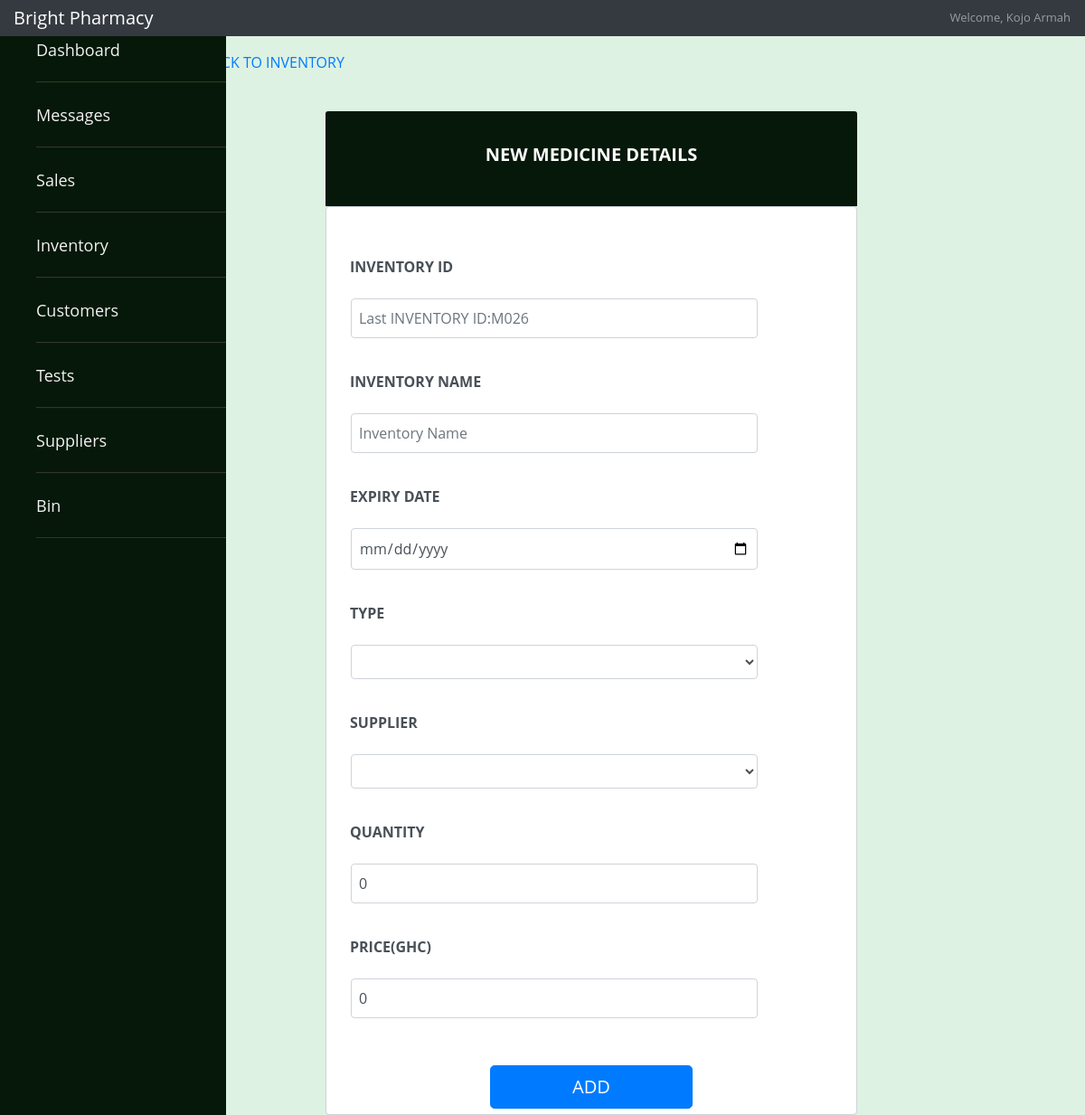
The app's page /employee/inventory.php (signed in) with its own data.
### tables this page shows
CREATE TABLE `Employee_Log_in` (
  `EmployeeID` int(3) NOT NULL,
  `Password` varchar(300) NOT NULL
);

CREATE TABLE `Employee` (
  `EmployeeID` int(3) NOT NULL,
  `EmployeeFname` varchar(15) NOT NULL,
  `EmployeeLname` varchar(15) NOT NULL,
  `EmployeeGender` enum('male','female') DEFAULT NULL,
  `EmployeeDOB` date DEFAULT NULL,
  `EmployeeAddress` varchar(30) NOT NULL,
  `DepartmentID` int(11) NOT NULL,
  `ShiftTime` time NOT NULL,
  `EmploymentDate` date NOT NULL,
  `Salary` varchar(255) DEFAULT NULL,
  `EmployeeStatus` enum('Active','Inactive','On-Leave','') NOT NULL
);

CREATE TABLE `Inventory` (
  `InventoryID` varchar(6) NOT NULL,
  `InventoryName` varchar(20) NOT NULL,
  `ExpiryDate` date DEFAULT NULL,
  `SuppliersID` varchar(3) NOT NULL,
  `NumberofItems` int(100) NOT NULL,
  `Price` double NOT NULL,
  `Status` enum('Available','Unavailable') DEFAULT 'Available'
);

### employee/inventory.php (the view, shortened to what this page needs)
<?php
     require_once("connection.php");
     if($_SESSION["loggedin"]){
        $id=$_SESSION["id"];
        $sql="SELECT * FROM Employee inner join Employee_Log_in ON Employee.EmployeeID=Employee_Log_in.EmployeeID WHERE Employee.EmployeeID='$id'";
        $results=mysqli_query($conn,$sql);
      if($row = mysqli_fetch_assoc($results)) {
        $fname=$row["EmployeeFname"];
        $lname=$row["EmployeeLname"];
    }
    $inventoryid="SELECT InventoryID from Inventory where InventoryID LIKE 'M%' ORDER BY InventoryID DESC LIMIT 1 ";
    $res_inventory=mysqli_query($conn,$inventoryid);
    $row_inventory=mysqli_fetch_assoc($res_inventory);
    $last_num=$row_inventory['InventoryID'];
}
     ?>
<!DOCTYPE html>
<html lang="en">
<head>
    <link rel="stylesheet" href="https://maxcdn.bootstrapcdn.com/bootstrap/4.0.0/css/bootstrap.min.css">
    <link href="https://unpkg.com/ionicons@4.5.10-0/dist/css/ionicons.min.css" rel="stylesheet">
   <link rel="stylesheet" href="/final-melwinkle/css/main.css">
   <link rel="stylesheet" href="/final-melwinkle/css/sales.css">
</head>
<body>
<nav class="navbar navbar-dark fixed-top bg-dark flex-md-nowrap p-0 shadow">
      <a class="navbar-brand col-sm-3 col-md-2 mr-0" href="#">Bright Pharmacy</a>
      <ul class="navbar-nav px-3">
        <li class="nav-item text-nowrap">
          <a class="nav-link" href="/final-melwinkle/employee/employee_profile.php"><?php
      if($fname && $lname) {
        echo  "Welcome, ".$fname." ".$lname;
      }
      else {
        echo "Employee";
      }
    ?></a>
        </li>
      </ul>
    </nav>
    <div class="wrapper"  >
  <nav id="sidebar" aria-label="side">
<ul class="list-items">
<?php
$depart="SELECT DepartmentID from  Employee  where EmployeeID=$id";
$res=mysqli_query($conn,$depart);
$row_d=mysqli_fetch_assoc($res);
if($row_d['DepartmentID']==4){
  echo "<li><a href='/final-melwinkle/employee/administrator/administrator_dashboard.php'><i class='icon ion-md-home' size='large'></i> Dashboard</a></li>
  <li><a href='/final-melwinkle/employee/administrator/administrator_employee.php'><i class='icon ion-md-people' size='large'></i>Employee</a></li>
  <li><a href='/final-melwinkle/employee/administrator/administrator_messages.php'><i class='icon ion-md-mail' size='large'></i> Messages</a></li>";
}else{
  echo "<li><a href='/final-melwinkle/employee/employee_dashboard.php'><i class='icon ion-md-home' size='large'></i> Dashboard</a></li>
  <li><a href='/final-melwinkle/employee/employee_messages.php'><i class='icon ion-md-mail' size='large'></i> Messages</a></li>";
}
?>
<li><a href="/final-melwinkle/employee/employee_sales.php"><i class='icon ion-md-cash' size='large'></i> Sales</a></li>
<li><a href="/final-melwinkle/employee/employee_inventory.php"> <i class='icon ion-md-hammer' size='large'></i> Inventory</a></li>
<li><a href="/final-melwinkle/employee/customer/customer.php"> <i class='icon ion-md-people' size='large'></i> Customers</a></li>
<li><a href="/final-melwinkle/employee/employee_tests.php">  <i class='icon ion-md-clipboard' size='large'></i> Tests</a></li>
<li><a href="/final-melwinkle/employee/general_suppliers.php">  <i class='icon ion-md-basket' size='large'></i> Suppliers</a></li>
<li><a href='/final-melwinkle/employee/bin.php'><i class='icon ion-md-trash' size='large'></i> Bin</a></li>
</ul>
</nav>
  </div>
  <div class="row" style="padding-left:20%;padding-right:5px;margin-top:5%">
                    <h6 class="text-muted vb">
                            <a href="employee_inventory.php"><i class='icon ion-md-arrow-back' size='large'></i>BACK TO INVENTORY
                            </a>
                        </h6>
                    </div>
<div style="margin-top:3%;margin-left:30%">
<div class="card-header" style="width:70%;background:rgb(6, 24, 9)">
  <h5 class=" info-color white-text text-center py-4" style="color:white">
    <strong>NEW MEDICINE DETAILS</strong>
  </h5>
  </div>
<form class="form-control" action="<?php echo $_SERVER['PHP_SELF']; ?>" method="post" style="width:70%" data-parsley-validate>
<div class="md-form form-group mt-5">
<label for="inventoryid">INVENTORY ID</label><br>
<input  class="form-control" type="text" name="inventoryid" id="inventoryid" placeholder="Last INVENTORY ID:<?php echo $last_num;?> " data-parsley-pattern="^[M0-9(3)]+$" data-parsley-trigger="keyup" data-parsley-error-message='Enter ID Properly(INVENTORY NAME( M for Medicine eg M020)' value='<?php if(isset($_GET['EID'])){echo $_GET['EID'];}?>'><br>
<label for="inventory">INVENTORY NAME</label><br>
<input  class="form-control" type="text" name="inventoryname" id="inventory" placeholder="Inventory Name" data-parsley-pattern="^[a-zA-Z0-9:- ]+$" data-parsley-trigger="keyup" data-parsley-error-message='Enter  Name Properly' value='<?php if(isset($_GET['InventoryName'])){echo $_GET['InventoryName'];}?>'><br>
<label for="date">EXPIRY DATE</label><br>
<input   class="form-control"type="date" name="expirydate" id="date" value='<?php if(isset($_GET['ED'])){echo $_GET['ED'];}?>'><br>
<label for="product">TYPE</label><br>
<select class="form-control" name="product" id="product">
<option  value='<?php if(isset($_GET['Type'])){echo $_GET['Type'];}?>'><?php if(isset($_GET['Type'])){echo $_GET['Type'];}?></option>
    <?php
    $sql="SELECT COLUMN_TYPE FROM INFORMATION_SCHEMA.COLUMNS WHERE TABLE_NAME = 'Medicine' AND COLUMN_NAME = 'MedicineType' ";
    $result=mysqli_query($conn,$sql);
    while($row = mysqli_fetch_array($result)) {
       $type=$row['COLUMN_TYPE'];
       $output = str_replace("enum('", "", $type);
       $output = str_replace("')", "", $output);
       $results = explode("','", $output);
       for($i = 0; $i < count($results); $i++) {
           echo "<option name='product' id='product' value='$results[$i]'>$results[$i]</option>
       ";
       }
    }
    ?>
</select><br>
<label for="supp">SUPPLIER</label><br>
<select class="form-control" name="supplier" id="supp">
<option  value='<?php if(isset($_GET['SID'])){echo $_GET['SID'];}?>'><?php if(isset($_GET['SN'])){echo $_GET['SN'];}?></option>
    <?php
     $sql_m="SELECT SuppliersID,CompanyName FROM suppliers where ProductType='Medicine'";
     $result_mod=mysqli_query($conn,$sql_m);
     while($row_mod = mysqli_fetch_assoc($result_mod)) {
         echo "<option name='supplier' id='supp' value={$row_mod['SuppliersID']}>{$row_mod['CompanyName']}</option>";
     }
    ?>
</select><br>
<label for="quantity">QUANTITY</label><br>
  <input class="form-control quantity" min="0" name="quantity" value="0" type="number" id="quantity" placeholder="Quantity"  data-parsley-trigger="keyup" data-parsley-error-message='Quantity Cannot be 0' value='<?php if(isset($_GET['NI'])){echo $_GET['NI'];}?>'><br>
  <label for="price">PRICE(GHC)</label><br>
  <input class="form-control quantity" min="0" name="price" value="0" type="number" id="price" placeholder="Price(Ghc)" data-parsley-trigger="keyup" data-parsley-error-message='Quantity Cannot be 0' value='<?php if(isset($_GET['Price'])){echo $_GET['Price'];}?>'><br>
</div>
<button type="submit" class="btn btn-primary btn-lg" style="margin-left:30%;width:40%" name="add" >ADD</button>
</form>
</div>
</body>
</html>

### css/main.css (style rules this page uses)
.wrapper { background: rgb(14, 80, 14); }
.form-control input { margin-bottom: 12px; width: 90%; padding: 9px 8px; flex: 5 2; margin-top:5px; margin-left:15px; background-color: fade(white, 20%); }
#sidebar { height: 100%; width: 250px; position: fixed; z-index: 1; top: 0; left: 0; background-color:rgb(14, 80, 14); overflow-x: hidden; padding-top: 20px; color: white; }
#sidebar .list-items { position: relative; background: rgb(6, 24, 9); width: 100%; height: 100%; list-style: none; }
#sidebar .list-items li { line-height: 70px; border-top: 1px solid rgb(5, 33, 9); border-bottom: 1px solid #333; transition: all 0.3s ease; }
#sidebar .list-items li:first-child { border-top: none; }
#sidebar .list-items li a { color: #f2f2f2; text-decoration: none; font-size: 18px; font-weight: 500; height: 100%; width: 100%; display: block; }

### css/sales.css (style rules this page uses)
.form-control input { padding: 5px; margin-bottom: 12px; width: 80%; padding: 9px 8px; flex: 5 2; margin-top:5px; margin-left:15px; }
.form-control label { padding:10px 9px; flex: 5 2; font-weight: bold; margin-left: 5px; margin-top: -20px; }
.form-control select { padding: 5px; margin-bottom: 12px; width: 80%; padding: 9px 8px; flex: 5 2; margin-top:5px; margin-left:15px; }
body { background-color: #ddf2e2; color:black; font-family: 'Open Sans', sans-serif; font-size: 13px; text-rendering: optimizeLegibility; -webkit-font-smoothing: antialiased; -moz-font-smoothing: antialiased; height:100%; }

### records on screen
employee_log_in: EmployeeID.EmployeeFname "Kojo", EmployeeID.EmployeeLname "Armah"
inventory: inventoryid "Last INVENTORY ID:M026"
